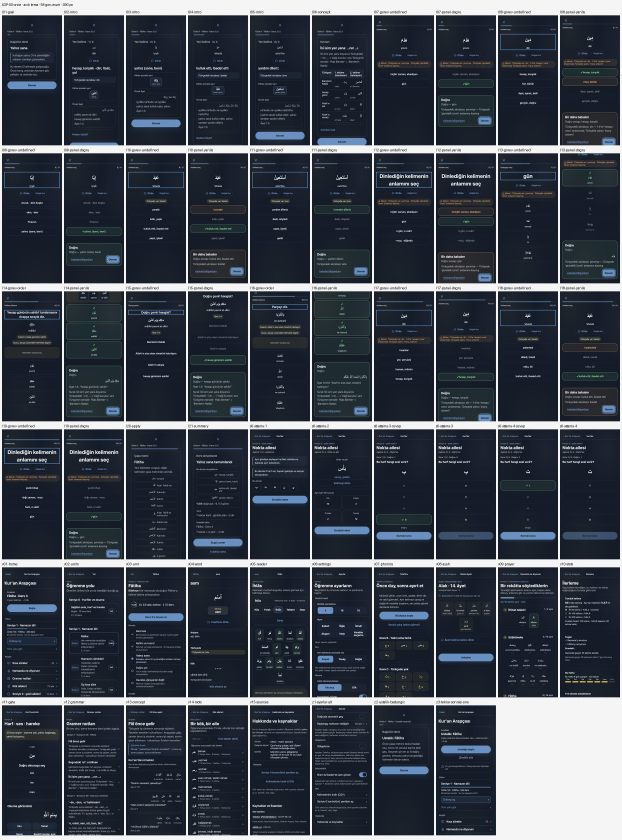
#> input picture kao3-premium/kanit/onceki/kontak-acik.jpg, 1866 x 2518 px, given in place of ONCEKI-0-yaldiz-oncesi.png, which was not available (shown at 1/3 size)
$ python kontak-olustur.py
#> lines starting #> are read from the running program, lines starting #| are printed output that depends on the picture; pictures that were not available may be replaced by others from this repository, and a replacement may not be noted
# K3PD-15 görsel kanıt kontak sayfaları.
# Kullanım (bu dizinden): python3 kontak-olustur.py
# Girdi: onceki/*.png + sonraki/*.png (yeniden-uret-*.mjs betiklerinin çıktısı)
# Çıktı: kontak-*.jpg  (~580 KB toplam; ham PNG'ler repoya alınmaz)
from PIL import Image, ImageDraw, ImageFont
import os

FONT = None
for cand in ['/System/Library/Fonts/Supplemental/Arial.ttf', '/System/Library/Fonts/Helvetica.ttc', '/Library/Fonts/Arial.ttf']:
    if os.path.exists(cand):
        try:
            FONT = ImageFont.truetype(cand, 17); break
        except Exception:
            pass

def contact(pairs, out, cols=4, tile_w=300, label_h=30):
#> called with out = 'kontak-1-ses-bitmeden-yaldiz.jpg', cols = 4, tile_w = 300, label_h = 30
    thumbs = []
    for before, after, title in pairs:
        thumbs.append((before, title + ' · ÖNCEKİ'))
        thumbs.append((after, title + ' · SONRAKİ'))
    im0 = Image.open(thumbs[0][0])
#> im0 is the input picture: PIL image 1866x2518 RGB; mean R, G, B 59.7, 66, 76.2
    tile_h = int(tile_w * im0.height / im0.width)
#> tile_h = 404
    rows = (len(thumbs) + cols - 1) // cols
    W = cols * tile_w + (cols + 1) * 8
    H = rows * (tile_h + label_h) + (rows + 1) * 8
#> H = 892
    sheet = Image.new('RGB', (W, H), (18, 20, 24))
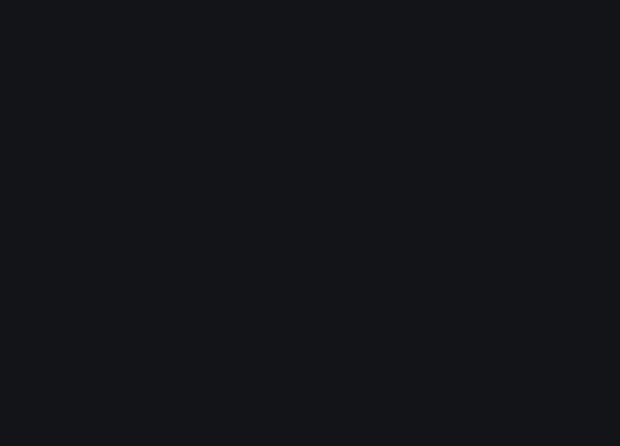
#> sheet: PIL image 1240x892 RGB (shown at 1/2 size); mean R, G, B 18, 20, 24
    d = ImageDraw.Draw(sheet)
    for i, (path, label) in enumerate(thumbs):
        r, c = divmod(i, cols)
        x = 8 + c * (tile_w + 8)
        y = 8 + r * (tile_h + label_h + 8)
#> y = 8
        im = Image.open(path).convert('RGB').resize((tile_w, tile_h), Image.LANCZOS)
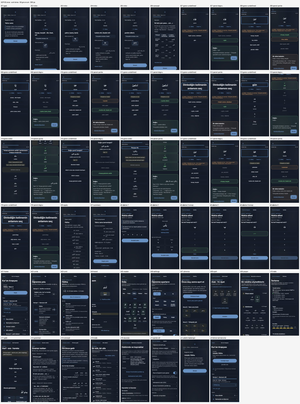
#> im: PIL image 300x404 RGB; mean R, G, B 59.7, 65.9, 76.1
        sheet.paste(im, (x, y + label_h))
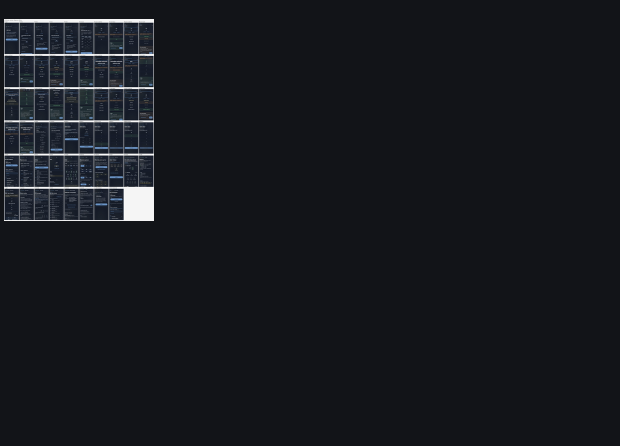
#> sheet: PIL image 1240x892 RGB (shown at 1/2 size); mean R, G, B 22.6, 25, 29.7
        d.text((x + 2, y + 7), label, fill=(226, 232, 240), font=FONT)
#> pass 2 of the loop in contact, `for i, (path, label) in enumerate(thumbs):`:
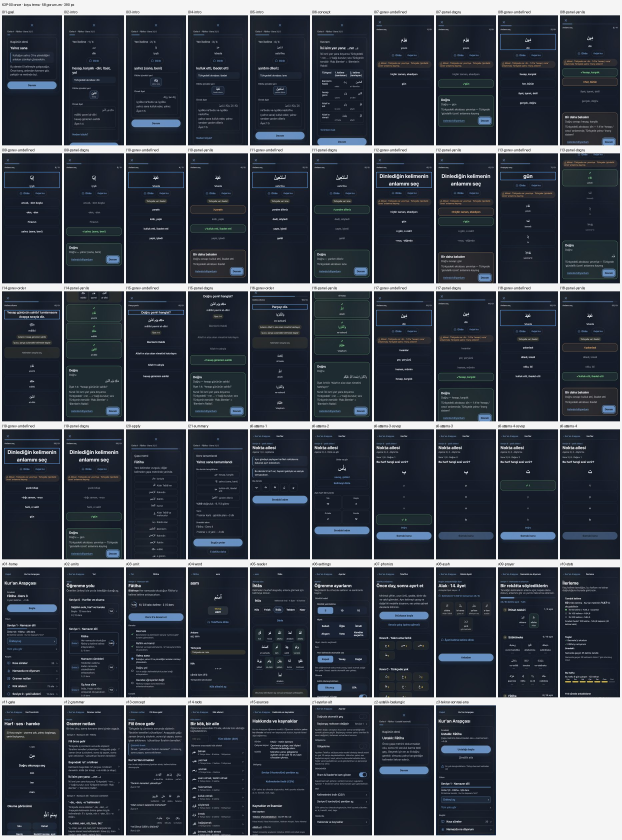
#> input picture kao3-premium/kanit/onceki/kontak-koyu.jpg, 1866 x 2518 px, given in place of SONRAKI-0-yaldiz-oncesi.png, which was not available (shown at 1/3 size)
#> in contact, `im = Image.open(path).convert('RGB').resize((tile_w, tile_h), Image.LA..`:
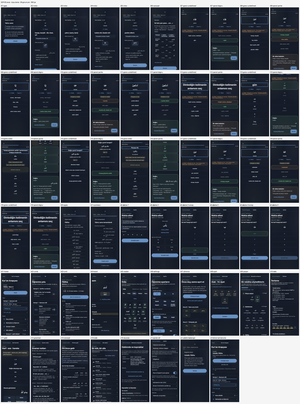
#> im: PIL image 300x404 RGB; mean R, G, B 59.7, 65.9, 76.1
#> in contact, `sheet.paste(im, (x, y + label_h))`:
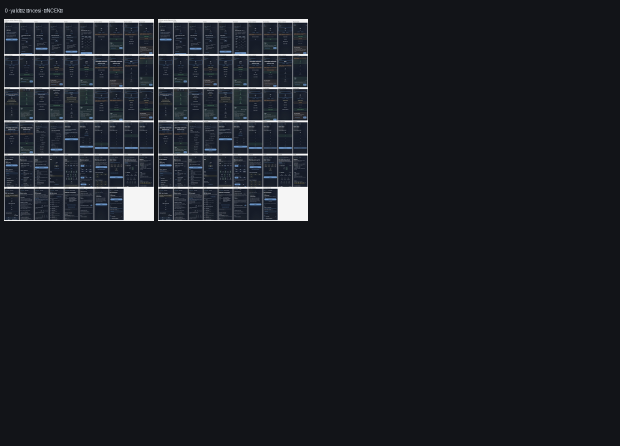
#> sheet: PIL image 1240x892 RGB (shown at 1/2 size); mean R, G, B 27.2, 30.1, 35.5
    sheet.save(out, quality=84, optimize=True)
    print(out, os.path.getsize(out) // 1024, 'KB', sheet.size)

#> (the run stopped early here; a loop or call above may not have finished)
